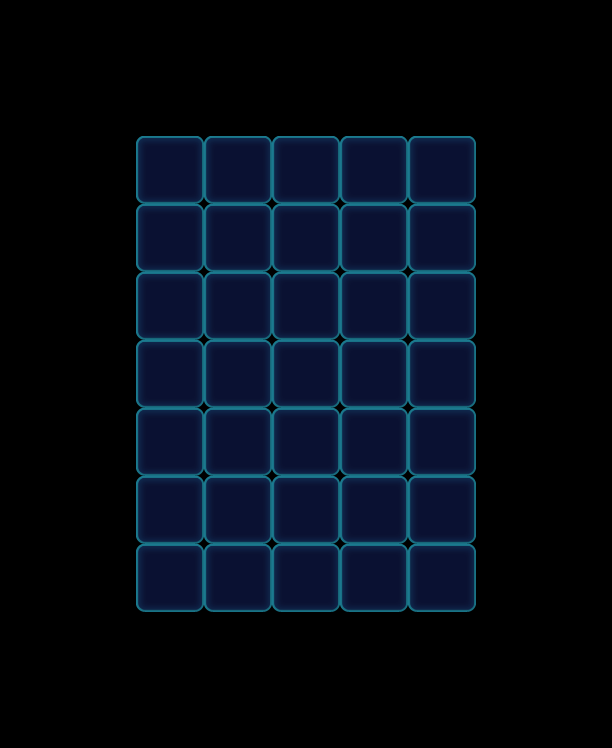

This is a level from a 2D game, rendered from its Tiled map with the project's own tilesets. A one-line summary and the map file follow, with tile-layer data summarised:
An orthogonal 9x11 tile map with 68x68 px tiles, 1 tile layer (Valid), 2 tilesets and 40 objects (35x Floor, 5x Factory_Normal).

<map version="1.0" orientation="orthogonal" width="9" height="11" tilewidth="68" tileheight="68">
 <tileset firstgid="1" name="game_grid1" tilewidth="68" tileheight="68">
  <image source="game_grid1.png" width="68" height="68" />
 </tileset>
 <tileset firstgid="2" name="map" tilewidth="68" tileheight="68">
  <image source="map.png" width="1024" height="1024" />
 </tileset>
 <layer name="Valid" width="9" height="11">
  <data>[99 cells, 35 non-empty, 1 distinct tile ids]</data>
 </layer>
 <objectgroup name="BottomObj" width="9" height="11">
  <object name="6546" type="Floor" gid="32" x="136" y="204">
   <properties>
    <property name="Layers" value="1" />
   </properties>
  </object>
  <object name="6546" type="Floor" gid="32" x="204" y="204">
   <properties>
    <property name="Layers" value="1" />
   </properties>
  </object>
  <object name="6546" type="Floor" gid="32" x="272" y="204">
   <properties>
    <property name="Layers" value="1" />
   </properties>
  </object>
  <object name="6546" type="Floor" gid="32" x="340" y="204">
   <properties>
    <property name="Layers" value="1" />
   </properties>
  </object>
  <object name="6546" type="Floor" gid="32" x="408" y="204">
   <properties>
    <property name="Layers" value="1" />
   </properties>
  </object>
  <object name="6546" type="Floor" gid="32" x="136" y="272">
   <properties>
    <property name="Layers" value="1" />
   </properties>
  </object>
  <object name="6546" type="Floor" gid="32" x="204" y="476">
   <properties>
    <property name="Layers" value="1" />
   </properties>
  </object>
  <object name="6546" type="Floor" gid="32" x="340" y="476">
   <properties>
    <property name="Layers" value="1" />
   </properties>
  </object>
  <object name="6546" type="Floor" gid="32" x="272" y="476">
   <properties>
    <property name="Layers" value="1" />
   </properties>
  </object>
  <object name="6546" type="Floor" gid="32" x="408" y="272">
   <properties>
    <property name="Layers" value="1" />
   </properties>
  </object>
  <object name="6546" type="Floor" gid="32" x="408" y="340">
   <properties>
    <property name="Layers" value="1" />
   </properties>
  </object>
  <object name="6546" type="Floor" gid="32" x="408" y="408">
   <properties>
    <property name="Layers" value="1" />
   </properties>
  </object>
  <object name="6546" type="Floor" gid="32" x="408" y="476">
   <properties>
    <property name="Layers" value="1" />
   </properties>
  </object>
  <object name="6546" type="Floor" gid="32" x="408" y="612">
   <properties>
    <property name="Layers" value="1" />
   </properties>
  </object>
  <object name="6546" type="Floor" gid="32" x="408" y="544">
   <properties>
    <property name="Layers" value="1" />
   </properties>
  </object>
  <object name="6546" type="Floor" gid="32" x="340" y="544">
   <properties>
    <property name="Layers" value="1" />
   </properties>
  </object>
  <object name="6546" type="Floor" gid="32" x="340" y="612">
   <properties>
    <property name="Layers" value="1" />
   </properties>
  </object>
  <object name="6546" type="Floor" gid="32" x="272" y="544">
   <properties>
    <property name="Layers" value="1" />
   </properties>
  </object>
  <object name="6546" type="Floor" gid="32" x="272" y="612">
   <properties>
    <property name="Layers" value="1" />
   </properties>
  </object>
  <object name="6546" type="Floor" gid="32" x="204" y="612">
   <properties>
    <property name="Layers" value="1" />
   </properties>
  </object>
  <object name="6546" type="Floor" gid="32" x="204" y="544">
   <properties>
    <property name="Layers" value="1" />
   </properties>
  </object>
  <object name="6546" type="Floor" gid="32" x="136" y="612">
   <properties>
    <property name="Layers" value="1" />
   </properties>
  </object>
  <object name="6546" type="Floor" gid="32" x="136" y="544">
   <properties>
    <property name="Layers" value="1" />
   </properties>
  </object>
  <object name="6546" type="Floor" gid="32" x="136" y="476">
   <properties>
    <property name="Layers" value="1" />
   </properties>
  </object>
  <object name="6546" type="Floor" gid="32" x="136" y="408">
   <properties>
    <property name="Layers" value="1" />
   </properties>
  </object>
  <object name="6546" type="Floor" gid="32" x="136" y="340">
   <properties>
    <property name="Layers" value="1" />
   </properties>
  </object>
  <object name="6546" type="Floor" gid="32" x="272" y="272">
   <properties>
    <property name="Layers" value="1" />
   </properties>
  </object>
  <object name="6546" type="Floor" gid="32" x="204" y="272">
   <properties>
    <property name="Layers" value="1" />
   </properties>
  </object>
  <object name="6546" type="Floor" gid="32" x="340" y="272">
   <properties>
    <property name="Layers" value="1" />
   </properties>
  </object>
  <object name="6546" type="Floor" gid="32" x="272" y="340">
   <properties>
    <property name="Layers" value="1" />
   </properties>
  </object>
  <object name="6546" type="Floor" gid="32" x="204" y="340">
   <properties>
    <property name="Layers" value="1" />
   </properties>
  </object>
  <object name="6546" type="Floor" gid="32" x="340" y="340">
   <properties>
    <property name="Layers" value="1" />
   </properties>
  </object>
  <object name="6546" type="Floor" gid="32" x="272" y="408">
   <properties>
    <property name="Layers" value="1" />
   </properties>
  </object>
  <object name="6546" type="Floor" gid="32" x="204" y="408">
   <properties>
    <property name="Layers" value="1" />
   </properties>
  </object>
  <object name="6546" type="Floor" gid="32" x="340" y="408">
   <properties>
    <property name="Layers" value="1" />
   </properties>
  </object>
 </objectgroup>
 <objectgroup name="MiddleObj" width="9" height="11" />
 <objectgroup color="#000000" name="TopObj" width="9" height="11">
  <object name="10" type="Factory_Normal" x="136" y="68" width="68" height="68">
   <properties>
    <property name="FactoryColorsConfig" value="Blue,Green,Yellow,Pink,Purple" />
   </properties>
  </object>
  <object name="10" type="Factory_Normal" x="204" y="68" width="68" height="68">
   <properties>
    <property name="FactoryColorsConfig" value="Blue,Green,Yellow,Pink,Purple" />
   </properties>
  </object>
  <object name="10" type="Factory_Normal" x="272" y="68" width="68" height="68">
   <properties>
    <property name="FactoryColorsConfig" value="Blue,Green,Yellow,Pink,Purple" />
   </properties>
  </object>
  <object name="10" type="Factory_Normal" x="340" y="68" width="68" height="68">
   <properties>
    <property name="FactoryColorsConfig" value="Blue,Green,Yellow,Pink,Purple" />
   </properties>
  </object>
  <object name="10" type="Factory_Normal" x="408" y="68" width="68" height="68">
   <properties>
    <property name="FactoryColorsConfig" value="Blue,Green,Yellow,Pink,Purple" />
   </properties>
  </object>
 </objectgroup>
</map>
